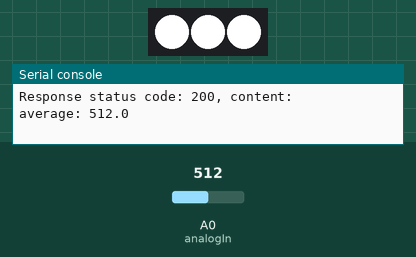
This program was run on a simulated ESP8266 board running MicroPython. Parts: 3 RGB LEDs in strip order, left to right, the last lines printed to the serial console. The test bench sets the inputs (shaded band); at power-on: A0 (analogIn) = 512 (analog values on the 0–1023 scale). WiFi joins after 1.5 s; web requests get an empty 200 reply after 0.4 s.

Above: at 4.1 s.
4.2 s: A0 (analogIn) set to 480
5.7 s: A0 (analogIn) set to 450
At 5.9 s:
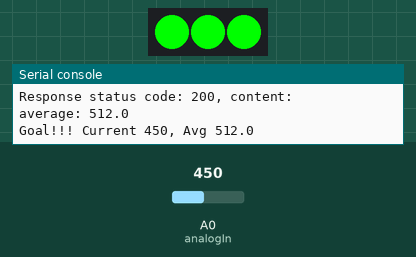
At 6.67 s:
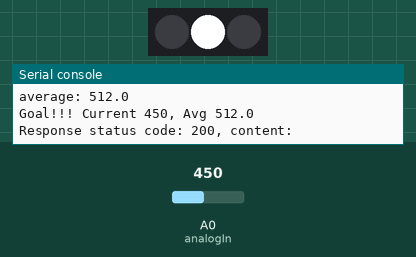
Timing chart, 0 to 11.0 s (numbered marks = the images above; inputs shaded):
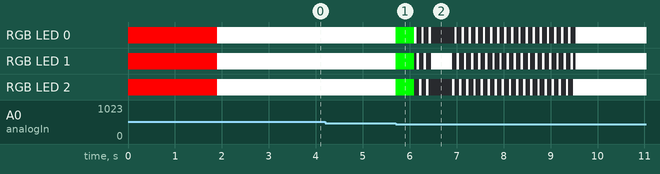

Measured:
- the behaviour switches between 462 and 461 on A0 (analogIn) (found by bisection; images 0 and 1)
- after the input at 4.2 s, every drawn part: stays the same

The program:

main.py
```python
from machine import Pin, ADC, Timer
from time import sleep_ms
import urequests as requests
import ujson as json
import neopixel
import sys
import gc
import network

# make sure the 'team' and 'thisIpAddress' variables are set in boot.py
# team = 'RED'  or  team = 'BLACK'
# so we can replace this program without having to worry about the team setting

# ------------- some config stuff --------------

# here we store the last average value from the photo cell
averageValue = 0
# the delta when we consider it a goal
deltaMeassureValue = 50

backendIpAddress = '10.42.0.1'

ssid = 'foosball'
wifipassword = 'TGW66200'

numLeds = 3

# ------------- some config stuff --------------

baseUrl = ''

analogIn = ADC(0)
np = neopixel.NeoPixel(Pin(4), numLeds)

network.hostname(f'NodeMCU Team {team}')
network.country('US')

def send_ping(t):
    data = {
        'team': team,
        'averageValue': averageValue
    }
    sendPostRequest(baseUrl + '/ping', data)
    # strange enough: without that gc.collect we get random connection aborted 103 errors
    # when trying to send a post request; this seems to make it a bit better ?!?
    gc.collect()

def connectToWifi():
    wlan = network.WLAN(network.STA_IF)
    wlan.active(True)

    if not wlan.isconnected():
        print('connecting to network...')
        # connecting using a static IP seems to be faster than DHCP
        wlan.ifconfig((thisIpAddress, '255.255.255.0', backendIpAddress, backendIpAddress))

        wlan.connect(ssid, wifipassword)
        while not wlan.isconnected():
            pass

        print(f'Connected with IP config {wlan.ifconfig()}')

    global baseUrl
    baseUrl = 'http://{}:5001'.format(backendIpAddress)

    # this should keep the wifi connection open
    tim = Timer(-1)
    tim.init(period=5000, mode=Timer.PERIODIC, callback=send_ping)

    # as long as we can not connect to the backend we stay in here
    while not sendPostRequest(baseUrl + '/register_goal_counter', { 'team': team, 'controllerIp': thisIpAddress }):
        pass


def sendPostRequest(url, data):
    for i in range(5):
        try:
            response = requests.post(url, data=json.dumps(data, separators=(',', ':')))
            print(f'Response status code: {response.status_code}, content: {response.text}')
            return True
        except Exception as e:
            print("POST Error:", e)
            sleep_ms(1000)
    return False

def lights(r, g, b):
    for j in range(numLeds):
        np[j] = (r, g, b)
    np.write()

def lightsOff():
    lights(0, 0, 0)

def lightsOn():
    lights(255, 255, 255)

def lightsRed():
    lights(255, 0, 0)

def lightsGreen():
    lights(0, 255, 0)

def initGoalCountMode():
    lightsOn()
    # sleep a bit to get the final brightness
    sleep_ms(500)
    sumAverageValue = 0
    global averageValue
    for x in range(10):
        sumAverageValue = sumAverageValue + analogIn.read()
        sleep_ms(50)
    averageValue = sumAverageValue / 10
    print(f'average: {averageValue}')

def isGoal(currentValue, averageValue):
    return averageValue - currentValue > deltaMeassureValue

def cycleGoalLights():
    for i in range(20 * numLeds):
        lightsOff()
        np[i % numLeds] = (255, 255, 255)
        np.write()
        sleep_ms(50)

def goal(currentValue):
    print(f'Goal!!! Current {currentValue}, Avg {averageValue}')
    lightsGreen()

    sendPostRequest(baseUrl + '/add_score', { 'team': team, 'currentValue': currentValue, 'averageValue': averageValue })
    cycleGoalLights()

try:
    team
    thisIpAddress
except NameError:
    print('Make sure you set the team and thisIpAddress variables in boot.py')
    sys.exit()

lightsRed()
connectToWifi()
initGoalCountMode()

while True:
    sleep_ms(1)
    currentValue = analogIn.read()
    if isGoal(currentValue, averageValue):
        goal(currentValue)
        initGoalCountMode()
```

boot.py
```python
# This file is executed on every boot (including wake-boot from deepsleep)
#import esp
#esp.osdebug(None)
import os, machine
#os.dupterm(None, 1) # disable REPL on UART(0)
import gc
#import webrepl
#webrepl.start()
gc.collect()

# states which team gets a goal; so RED controller needs to be mounted in the black goal
# possible values RED and BLACK
team = 'RED'

# giving every controller a static IP seems to work better when connecting
thisIpAddress = '10.42.0.111'
```
